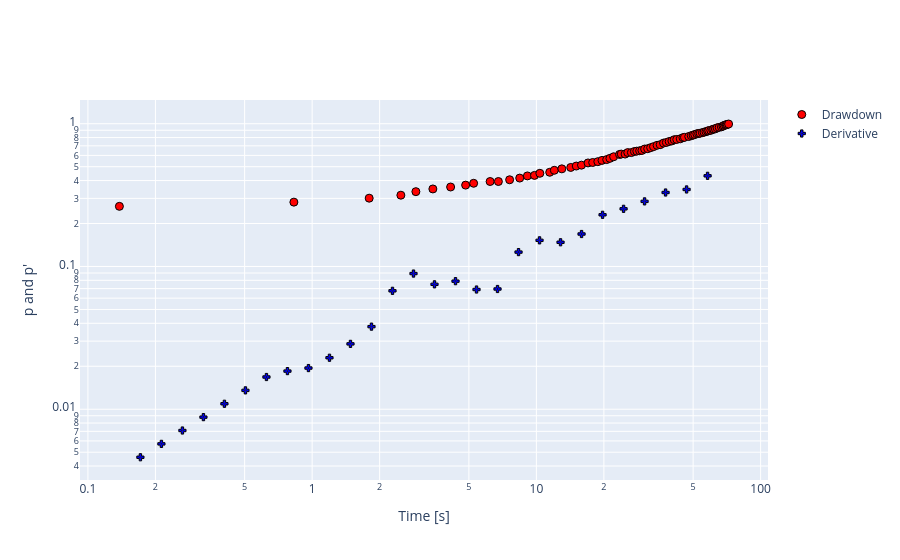

The notebook cell saved with this chart:
### Markdown cell above
### Example 2

### Code cell
name = ["t","s"]
dtypes = {'t': 'float', 's': 'float'}
data2 = pd.read_csv('../data/grf_ds2.txt', sep=" ", header = None, names=name, dtype=dtypes)
test = ht.preprocessing(df=data2)
test.hyclean()
test.diagnostic()
